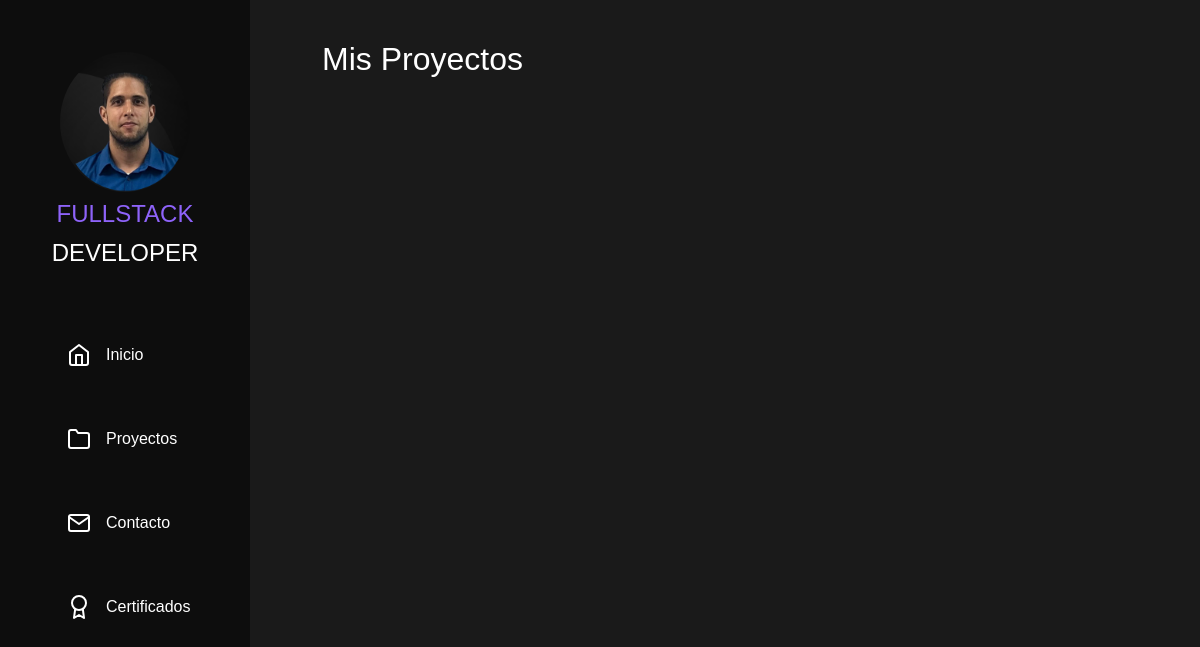
Before: /proyectos/ with the older database file.
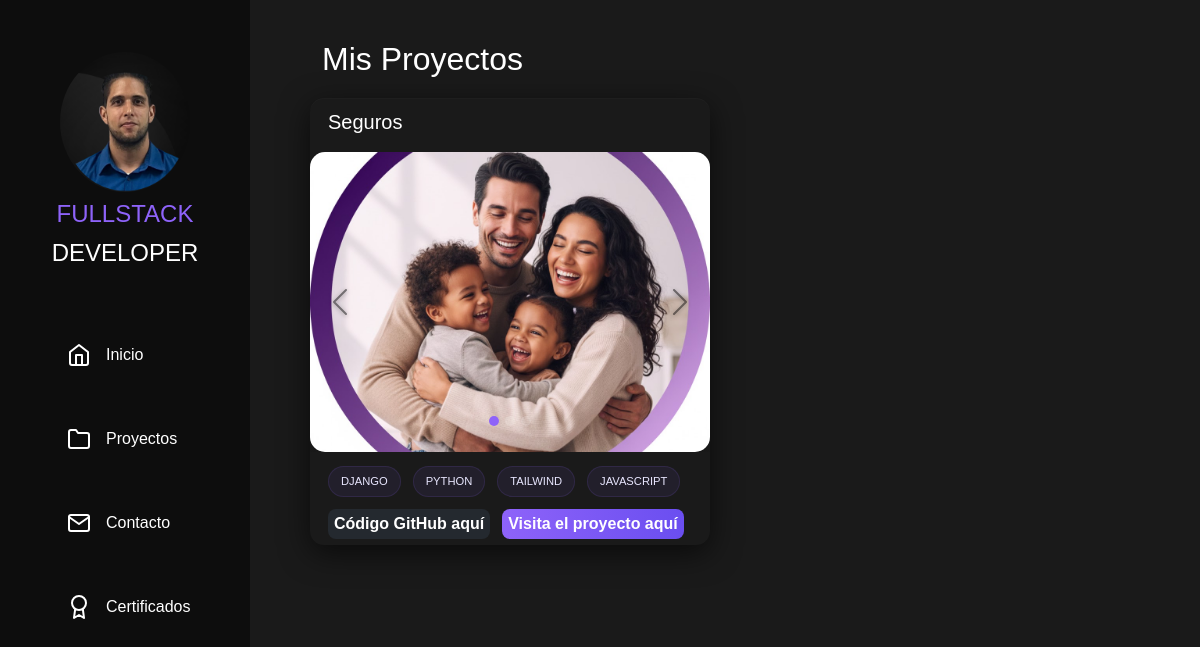
After: the same page with the newer database file.
### nucleo/models.py (models this page shows, shortened)
class Project(models.Model):
	title = models.CharField(max_length=200)
	slug = models.SlugField(max_length=200, unique=True)
	description = models.TextField(blank=True)
	image1 = models.ImageField(upload_to='projects/', blank=True, null=True)
	image2 = models.ImageField(upload_to='projects/', blank=True, null=True)
	image3 = models.ImageField(upload_to='projects/', blank=True, null=True)
	technologies = models.CharField(max_length=300, blank=True, help_text='Separar tecnologías por comas')
	github = models.URLField(blank=True)
	live = models.URLField(blank=True)
	created_at = models.DateTimeField(auto_now_add=True)
	class Meta:
		ordering = ['-created_at']
	def tech_list(self):
		if not self.technologies:
			return []
		return [t.strip() for t in self.technologies.split(',') if t.strip()]

### nucleo/views.py (the view)
# urls.py: path('proyectos/', views.proyectos, name='proyectos'),
def proyectos(request):
    projects = Project.objects.all()
    return render(request, 'nucleo/Proyectos.html', {'projects': projects})

### nucleo/templates/nucleo/Proyectos.html (shortened to what this page needs)
{% extends 'nucleo/layout.html' %}
{% load static %}
{% block content %}
<h2 class="proyec_title">Mis Proyectos</h2>
<div class="grid-proyectos">
    {% for project in projects %}
    <div class="card-carrousel">
        <h3 class="proyec_title">{{ project.title }}</h3>
        <div id="carousel{{ forloop.counter }}" class="carousel slide">
            <div class="carousel-indicators">
                <button type="button" data-bs-target="#carousel{{ forloop.counter }}" data-bs-slide-to="0"
                    class="active" aria-current="true" aria-label="Slide 1"></button>
                <button type="button" data-bs-target="#carousel{{ forloop.counter }}" data-bs-slide-to="1"
                    aria-label="Slide 2"></button>
                <button type="button" data-bs-target="#carousel{{ forloop.counter }}" data-bs-slide-to="2"
                    aria-label="Slide 3"></button>
            </div>
            <div class="carousel-inner">
                <div class="carousel-item active">
                    {% if project.image1 %}
                    <img src="{{ project.image1.url }}" class="d-block w-100" alt="{{ project.title }}">
                    {% else %}
                    <img src="{% static 'img/proyectos/Lab1.png' %}" class="d-block w-100" alt="{{ project.title }}">
                    {% endif %}
                </div>
            </div>
            <button class="carousel-control-prev" type="button" data-bs-target="#carousel{{ forloop.counter }}"
                data-bs-slide="prev">
                <span class="carousel-control-prev-icon" aria-hidden="true"></span>
            </button>
            <button class="carousel-control-next" type="button" data-bs-target="#carousel{{ forloop.counter }}"
                data-bs-slide="next">
                <span class="carousel-control-next-icon" aria-hidden="true"></span>
            </button>
        </div>
        <div class="tech-tags">
            {% for tech in project.tech_list %}
            <span class="tag">{{ tech }}</span>
            {% empty %}
            <span class="tag">HTML</span>
            <span class="tag">CSS</span>
            <span class="tag">JavaScript</span>
            {% endfor %}
            {% if project.github %}
            <a class="tag-github" href="{{ project.github }}" target="_blank" rel="noopener">Código GitHub aquí</a>
            {% endif %}
            {% if project.live %}
            <a class="tag-live" href="{{ project.live }}" target="_blank" rel="noopener">Visita el proyecto aquí</a>
            {% endif %}
        </div>
    </div>
    {% endfor %}
</div> {% endblock %}

Changed rows visible on the page:
added Project: title "Seguros", image1 (picture), tech_list "DJANGO" "PYTHON" "TAILWIND" "JAVASCRIPT"
